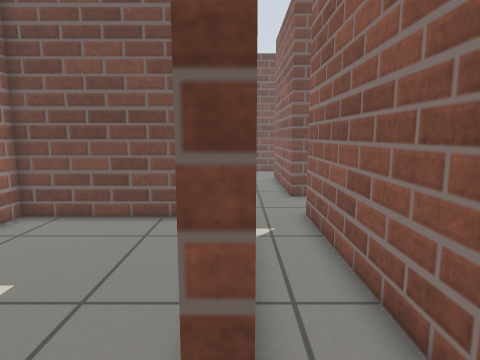
View 1 (above)

16 first-person views from a walk through a robot-simulator world made for Gazebo. The camera is 0.78 m above the floor, tilts 8° down and sees 75° across. The floor is counted in squares, 0.25 m on a side. Each view is taken from the middle of a square. On the plan, view 1 faces up. The plan holds only what a view shows up to about 20 squares ahead; the rest is blank.

View 2
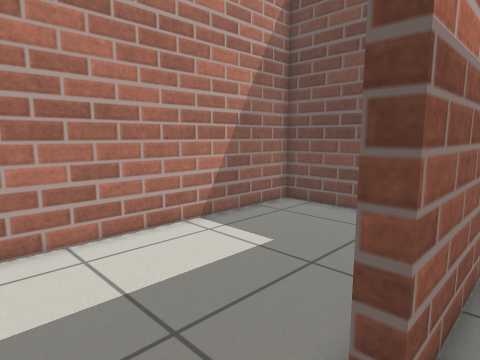

View 3
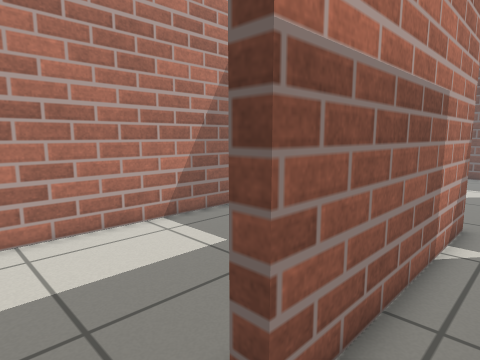

View 4
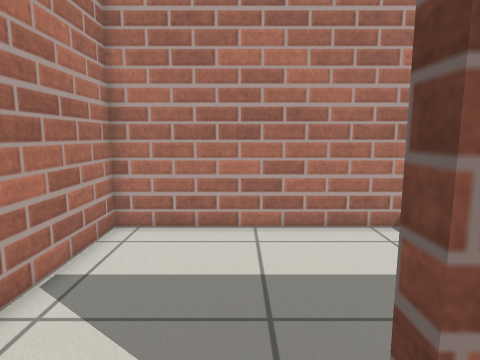

View 5
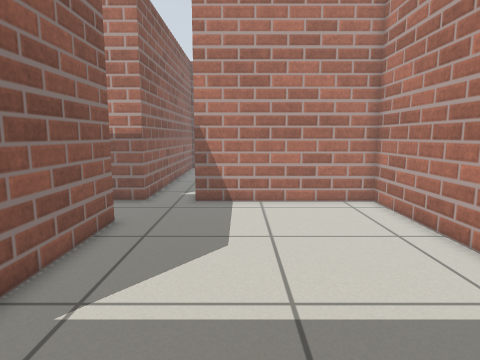

View 6
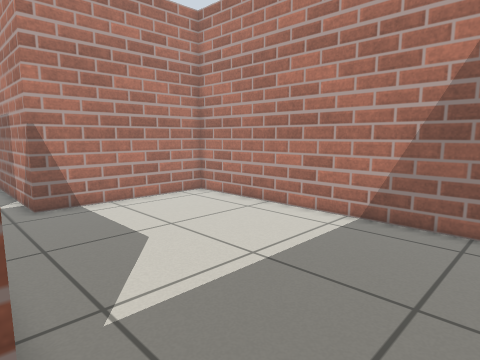

View 7
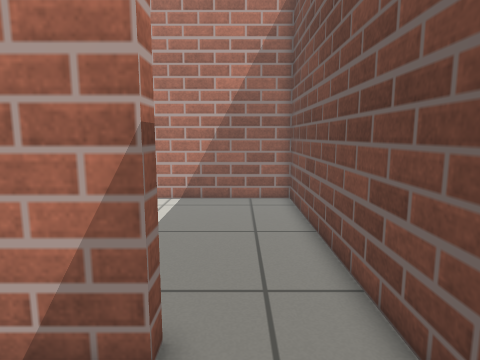

View 8
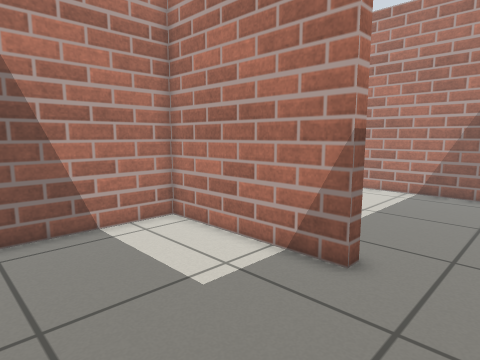

View 9
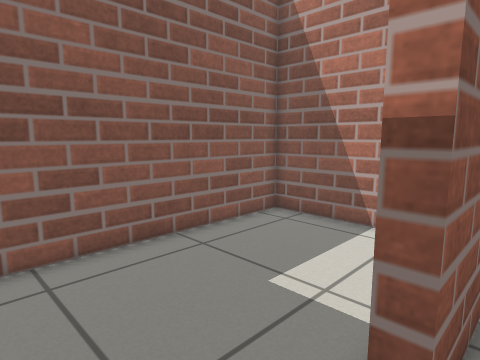

View 10
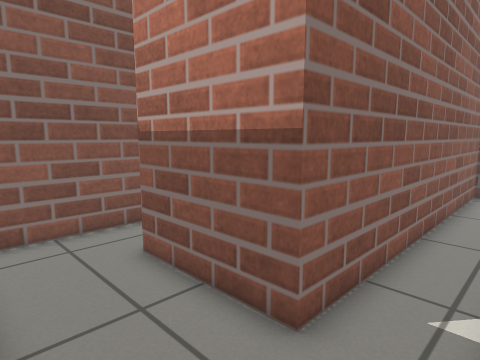

View 11
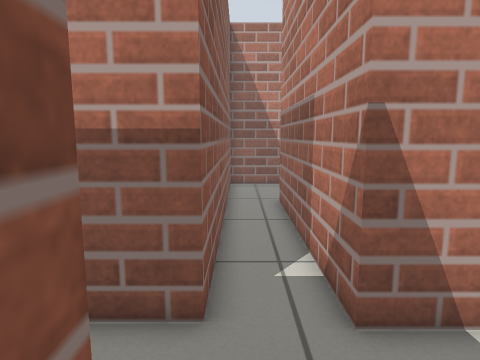

View 12
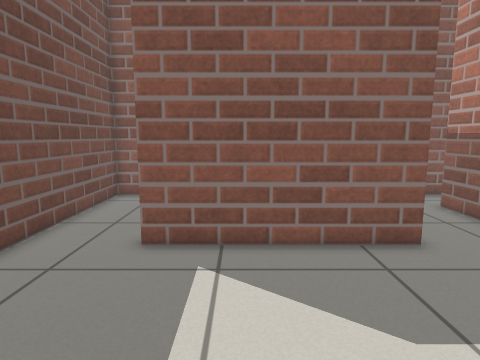

View 13
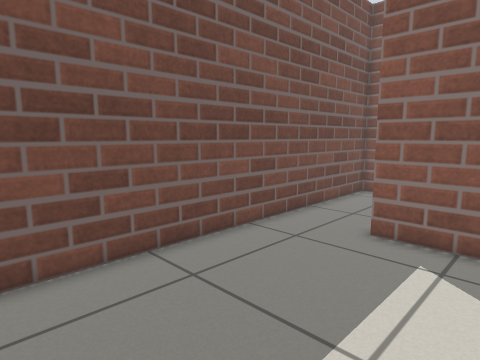

View 14
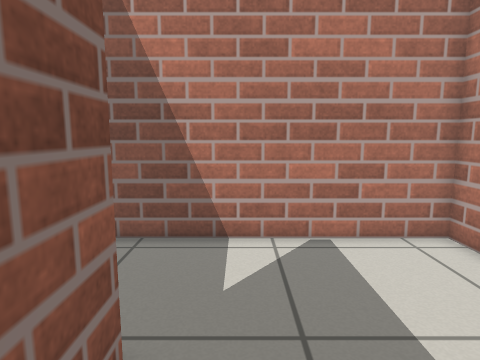

View 15
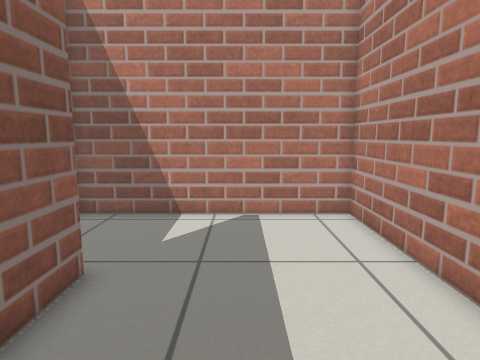

View 16
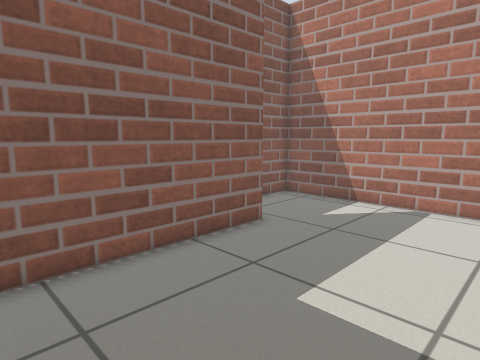

### Floor plan
Points are (right, up) in squares from view 1. A wall is a line through its corners. A room is listed if a view was taken in it or the views show most of it. See-through windows are left out.
Room 1 (views 1, 14, 15, 16)
walls: (0.1, 2.3) (-0.5, 2.3) (-0.5, 10.2); (-2.4, 11.7) (-8.4, 11.7) (-8.4, -3.3) (0.6, -3.3)
ways out: opening at (0, 0) to room 2
Room 2 (views 2, 3, 4, 5, 6, 9, 10, 11, 12, 13)
walls: (3.5, 15.8) (2.6, 15.8) (2.6, 23.8) (3.2, 23.8); (3.5, 27.5) (-8.4, 27.5) (-8.4, 12.3) (0.1, 12.3) (0.1, 2.3); (10.4, 11.4) (10.4, 14.9); (0.6, -3.3) (2.6, -3.3) (2.6, 12.1) (7.6, 12.1)
ways out: opening at (0, 0) to room 1; opening at (3, 25.5) to room 3; opening at (9, 12)
Room 3 (views 7, 8)
walls: (3.2, 23.8) (3.2, 16.4) (10.4, 16.4) (10.4, 27.5) (3.5, 27.5)
ways out: opening at (3, 25.5) to room 2

Positions as (right, up) in squares from view 1, and headings:
1: (0, 0), facing up
2: (1, -1), facing up-left
3: (2, 0), facing up-left
4: (2, 1), facing left
5: (-2, 27), facing down
6: (3, 27), facing down-left
7: (7, 25), facing left
8: (10, 27), facing down-left
9: (2, 27), facing down-right
10: (0, 16), facing down-right
11: (2, 17), facing down
12: (-6, 21), facing right
13: (-7, 20), facing up-right
14: (-2, 6), facing down
15: (-4, 9), facing down
16: (-8, 11), facing down-right
